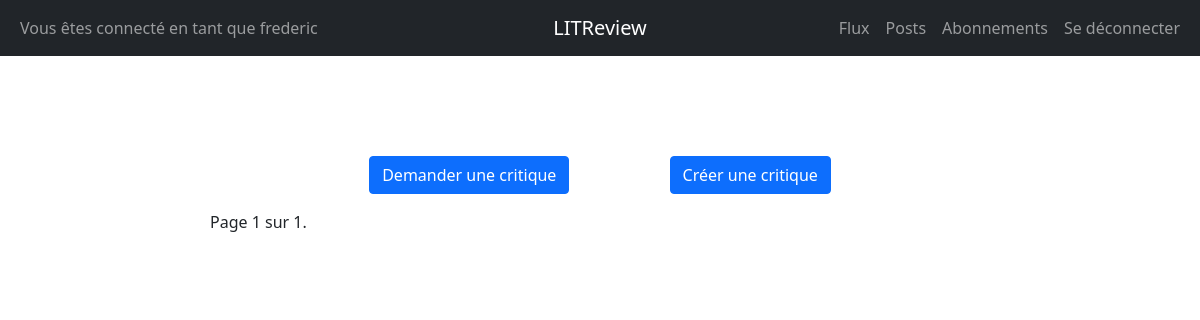
Page /flux/ (signed in) on the earlier database version.
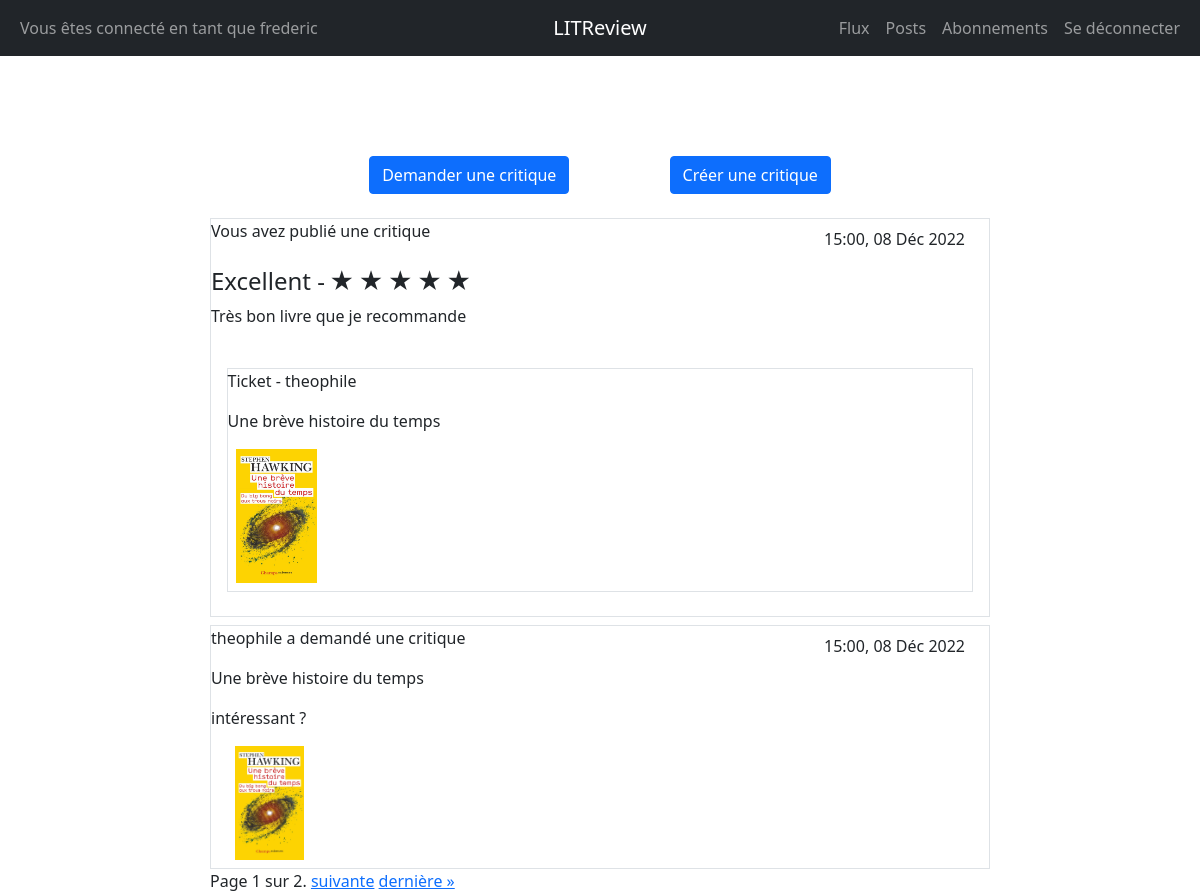
Same page on the later database version.
### inscription/models.py (models this page shows)
class User(AbstractUser):
    pass

class Review(models.Model):
    headline = models.CharField(max_length=128)
    rating = models.PositiveSmallIntegerField(
        validators=[MinValueValidator(0), MaxValueValidator(5)])
    body = models.CharField(max_length=8192, blank=True)
    ticket = models.ForeignKey(to=Ticket, on_delete=models.CASCADE)
    user = models.ForeignKey(
        to=settings.AUTH_USER_MODEL, on_delete=models.CASCADE)
    time_created = models.DateTimeField(auto_now_add=True)

class Ticket(models.Model):
    title = models.CharField(max_length=128)
    description = models.TextField(max_length=2048, blank=True)
    image = models.ImageField(null=True, blank=True)
    user = models.ForeignKey(to=settings.AUTH_USER_MODEL, on_delete=models.CASCADE)
    time_created = models.DateTimeField(auto_now_add=True)
    IMAGE_MAX_SIZE = (800, 800)
    if image == None :
        def resize_image(self):
            image = Image.open(self.image)
            image.thumbnail(self.IMAGE_MAX_SIZE)
            image.save(self.image.path)
        def save(self, *args, **kwargs):
            super().save(*args, **kwargs)
            self.resize_image()

### inscription/views.py (the view)
# urls.py: path('flux/', views.flux, name='flux'),
@login_required
def flux(request):
    ticket_answer=''
    user_tickets = Ticket.objects.all().filter(user=request.user)
    user_reviews = Review.objects.all().filter(ticket__in=user_tickets).exclude(user=request.user)
    follow = UserFollows.objects.all().filter(user=request.user)
    follower = [f.followed_user for f in follow] + [User.objects.filter(username=request.user)[0]]
    tickets = Ticket.objects.all().filter(user__in=follower)
    tickets = tickets.annotate(content_type=Value('TICKET', CharField()))
    reviews = Review.objects.all().filter(user__in=follower) | user_reviews
    reviews = reviews.annotate(content_type=Value('REVIEW', CharField()))
    posts = sorted(
        chain(reviews, tickets),
        key=lambda post: post.time_created,
        reverse=True
    )
    paginator = Paginator(posts, 2)
    page_number = request.GET.get('page')
    page_obj = paginator.get_page(page_number)
    for item in page_obj.object_list:
        if item.content_type == 'TICKET' :
            ticket_answer = Review.objects.filter(ticket=item)
    return render(request, 'inscription/flux.html', context={'page_obj': page_obj, 'ticket_answer' : ticket_answer})

### inscription/templatetags/star_filter.py (called while the page is built)
@register.filter(name='times')
def times(number):
    return range(number)

### inscription/templates/inscription/flux.html (shortened to what this page needs)
{% extends 'inscription/base.html' %}
{% block content %}
<div class="d-flex flex-column" style="width:65%;">
    <div class="text-center">
        <a class="btn btn-primary me-5 " href={% url 'create_ticket' %}>Demander une critique</a>
        <a class="btn btn-primary ms-5" href={% url 'create_review' %}>Créer une critique</a>
    </div>
    <div class="mt-3">
        {% for post in page_obj %}
        {% if post.content_type == 'TICKET' %}
        <div class="border  ">
            <div>
                <p class="d-inline-flex">{{ post.user }} a demandé une critique</p>
                <p class="d-inline-flex float-end mt-2 me-4">{% now "H:i, d M Y " %}</p>
            </div>
            <p>{{ post.title }}</p>
            <p>{{ post.description }}</p>
            {% if post.image %}
            <img class="ps-4 pb-2" style="width:12%;" src="{{ post.image.url }}">
            {% endif %}
        </div>
        {% elif post.content_type == 'REVIEW' %}
        <div class="d-flex flex-column  border my-2 ">
            <div>
                <p class="d-inline-flex">Vous avez publié une critique</p>
                <p class="d-inline-flex float-end mt-2 me-4">{% now "H:i, d M Y " %}</p>
            </div>
            <div>
                <h4 class="d-inline-flex">{{ post.headline }} - </h4>
                {% load star_filter %}
                {% for star in 5|times %}
                {% if star|add:"1" <= post.rating %}
                <h4 class="d-inline-flex">&#9733;</h4>
                {% else %}
                <h4 class="d-inline-flex">&#9734;</h4>
                {% endif %}
                {% endfor %}
                <p class=""> {{ post.body }} </p>
            </div>
            <div class="align-self-center border  my-4" style="width:96%;">
                <p>Ticket - {{ post.ticket.user }}</p>
                <p>{{ post.ticket.title }}</p>
                {% if post.ticket.image %}
                <img class="ps-2 pb-2" style="width:12%;" src="{{ post.ticket.image.url }}">
                {% endif %}
            </div>
        </div>
        {% endif %}
        {% endfor %}
    </div>
    <span>
        <span>
            Page {{ page_obj.number }} sur {{ page_obj.paginator.num_pages }}.
        </span>
        {% if page_obj.has_next %}
            <a href="?page={{ page_obj.next_page_number }}">suivante</a>
            <a href="?page={{ page_obj.paginator.num_pages }}">dernière »</a>
        {% endif %}
    </span>
</div>
{% endblock %}

### inscription/templates/inscription/base.html (shortened to what this page needs)
<!DOCTYPE html>
<html lang="en">
<head>
    <link href="https://cdn.jsdelivr.net/npm/bootstrap@5.1.3/dist/css/bootstrap.min.css" rel="stylesheet"
>
    {% load static %}
    <link rel="stylesheet" type="text/css" href="{% static 'inscription/style.css' %}">
</head>
<body>
<nav class="navbar navbar-expand-md navbar-dark bg-dark">
    <div class="container-fluid">
        <div class="navbar-collapse collapse w-100 order-1 order-md-0 dual-collapse2">
            {% if user.is_authenticated %}
            <ul class="navbar-nav me-auto">
                <li class="nav-item active">
                    <a class="nav-link" href="#">Vous êtes connecté en tant que {{ request.user }}</a>
                </li>
            </ul>
            {% endif %}
        </div>
        <div class="mx-auto order-0">
            <a class="navbar-brand mx-auto" href="{% url 'accueil' %}">LITReview</a>
        </div>
        <div class="navbar-collapse collapse w-100 order-3 dual-collapse2">
            {% if user.is_authenticated %}
            <ul class="navbar-nav ms-auto">
                <li class="nav-item">
                    <a class="nav-link" href={% url 'flux' %}>Flux</a>
                </li>
                <li class="nav-item">
                    <a class="nav-link" href={% url 'my_posts' %}>Posts</a>
                </li>
                <li class="nav-item">
                    <a class="nav-link" href={% url 'abonnements' %}>Abonnements</a>
                </li>
                <li class="nav-item">
                    <a class="nav-link" href="{% url 'logout' %}">Se déconnecter</a>
                </li>
            </ul>
            {% endif %}
        </div>
    </div>
</nav>
<div class="d-flex justify-content-center " style="margin-top:100px;">
    {% block content %}{% endblock %}
</div>
</body>
</html>

Differences in the rows shown:
added Review: now "15:00, 08 Déc 2022", headline "Excellent", rating 5 (drawn), body "Très bon livre que je recommande", ticket.user "theophile", ticket "Une brève histoire du temps", ticket.image (picture)
added Ticket: user "theophile", now "15:00, 08 Déc 2022", title "Une brève histoire du temps", description "intéressant ?", image (picture)
Other differences:
{{ page_obj.paginator.num_pages }}: "1" → "2"
text now shown: "suivante dernière »"
